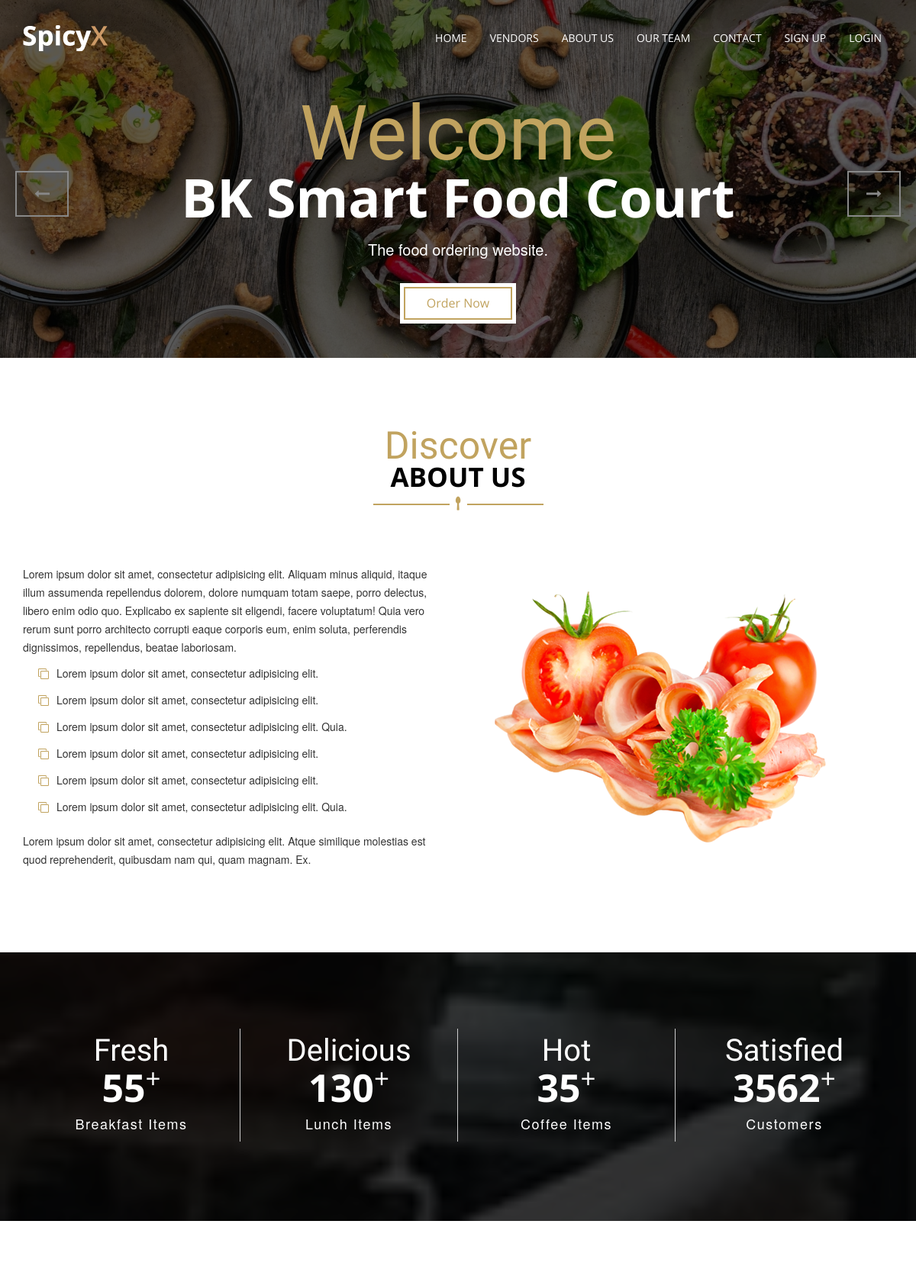
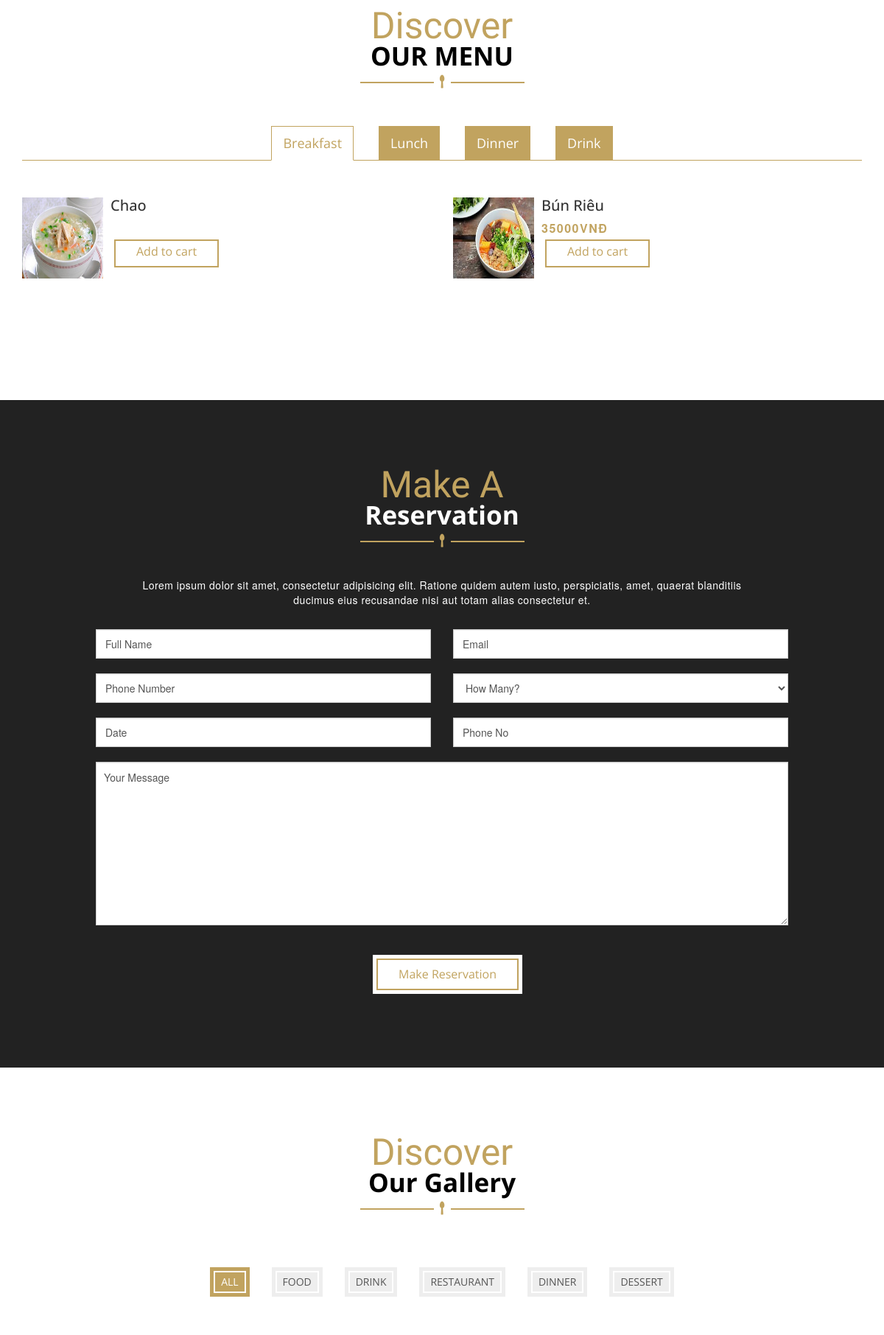
The page / (upper part) on the database its author committed (2 pictures, top to bottom).
### tables this page shows
CREATE TABLE `category_product` (
  `id` int(11) NOT NULL,
  `catname` varchar(100) NOT NULL,
  `vendor_id` int(11) NOT NULL
);

CREATE TABLE `product` (
  `product_id` int(11) NOT NULL,
  `category_id` int(1) NOT NULL,
  `product_name` varchar(30) NOT NULL,
  `description` text NOT NULL,
  `price` double NOT NULL,
  `photo` varchar(150) NOT NULL,
  `vendor_id` int(11) NOT NULL,
  `is_ready` int(11) NOT NULL DEFAULT '1'
);

### site/controller/Index_Controller.php (called while the page is built, shortened)
<?php if (!defined('PATH_SYSTEM')) die('Bad requested!');
class Index_Controller extends Base_Controller {
    public function indexAction(){
        global $Database;
        $data = array('title' => 'BK Smart Food Court');
        $list_vendor = get_all_by_tablename($Database,'vendor');
        $number_vendor = count($list_vendor);
        for ($i = 0; $i < $number_vendor; $i++) {
            $data['list_vendor'][$list_vendor[$i]['id']]['categories'] = get_category_products_of_vendor($Database,$list_vendor[$i]['id']);
            $data['list_vendor'][$list_vendor[$i]['id']]['products'] = get_products_of_vendor($Database,$list_vendor[$i]['id']);
        }
        if(isset($_GET['vendor_id'])) $data['vendor_id'] = intval($_GET['vendor_id']);
        else $data['vendor_id'] = 1;
        $this->view->load('slider',$data);
        $this->view->load('about_us',$data);
        $this->view->load('counter',$data);
        $this->view->load('menu',$data);
        $this->view->load('reservation',$data);
        $this->view->load('gallery',$data);
        $this->view->load('client_testimonical',$data);
        $this->view->load('subscription',$data);
        $this->view->load('chief',$data);
        $this->view->load('lastest_news',$data);
        $this->view->load('contact',$data);
        $this->view->load('map',$data);
        $this->view->load('another',$data);
        $this->view->load('footer',$data);
    }
}

### index.php (called while the page is built, shortened)
<?php
require_once(PATH_SYSTEM . '/library/DB_Library.php');
$Database = new DB();
load();

### system/library/DB_Library.php (called while the page is built, shortened)
<?php if ( ! defined('PATH_SYSTEM')) die ('Bad requested!');
class DB{
    private $db = null;
    public function __construct()
    {
        try {
            $this->db = new mysqli( DB_HOST, DB_USER, DB_PASS, DB_NAME );
            $this->db->set_charset( "utf8" );
        } catch ( Exception $e ) {
            die( 'Unable to connect to database' );
        }
    }
    public function query($query,$string_bind_param,$array_value_of_bind_param){
        $stmt = $this->db->prepare( $query );
        $stmt->bind_param($string_bind_param, ...$array_value_of_bind_param);
        $stmt->execute();
        $result = $stmt->get_result();
        return $result;
    }
}

### site/model/Db_Model.php (called while the page is built, shortened)
<?php if (!defined('PATH_SYSTEM')) die('Bad requested!');
function get_all_by_tablename($Database,$table){
    $result = $Database->query("SELECT * FROM ${table}", '', array());
    if ($result->num_rows > 0) {
        while ($row = $result->fetch_assoc()) {
            $output[] = $row;
        }
        return $output;
    } else return false;
}
function get_products_of_vendor($Database,$vendor_id){
    $result = $Database->query("SELECT * FROM product where vendor_id = ?", 'i', array($vendor_id));
    if ($result->num_rows > 0) {
        while ($row = $result->fetch_assoc()) {
            $output[] = $row;
        }
        return $output;
    } else return false;
}
function get_category_products_of_vendor($Database,$vendor_id){
    $result = $Database->query("SELECT * FROM category_product where vendor_id = ?", 'i', array($vendor_id));
    if ($result->num_rows > 0) {
        while ($row = $result->fetch_assoc()) {
            $output[] = $row;
        }
        return $output;
    } else return false;
}
?>

### site/view/menu.php (the view, shortened to what this page needs)
<section id="mu-restaurant-menu">
<div class="container">
    <div class="row">
    <div class="col-md-12">
        <div class="mu-restaurant-menu-area">
        <div class="mu-title">
            <span class="mu-subtitle">Discover</span>
            <h2>OUR MENU</h2>
            <?php $menu=$list_vendor[$vendor_id]; ?>
            <i class="fa fa-spoon"></i>
        </div>
        <div class="mu-restaurant-menu-content">
            <ul class="nav nav-tabs mu-restaurant-menu">
            <?php foreach ($menu['categories'] as $row): ?>
            <?php if($active) echo('<li>'); else { echo('<li class="active">'); $active=1;} ?><a href="#<?= htmlentities(strtolower($row['catname']),ENT_QUOTES);?>" data-toggle="tab"><?= htmlentities(ucfirst(strtolower($row['catname'])),ENT_QUOTES);?></a></li>
            <?php endforeach; ?>
            </ul>
            <div class="tab-content">
            <?php foreach ($menu['categories'] as $row): ?>
            <?php
                $counter_product_of_category = 0;
                for ($i=0;$i<count($menu['products']);$i++){
                if ($row['id']==$menu['products'][$i]['category_id']) $counter_product_of_category+=1;
                }
            ?>
            <div class="tab-pane fade in <?php if(!$active2) { echo('active'); $active2=1;} ?>" id="<?= htmlentities(strtolower($row['catname']),ENT_QUOTES);?>">
                <div class="mu-tab-content-area">
                <div class="row">
                    <div class="col-md-6">
                    <div class="mu-tab-content-left">
                        <ul class="mu-menu-item-nav">
                        <?php $counter=0;$i=0?>
                        <?php while($counter < round($counter_product_of_category/2) ): ?>
                            <?php $product=$menu['products'][$i]; ?>
                            <?php if($product['category_id']==$row['id']): ?>
                            <?php $counter+=1 ?>
                        <li>
                            <div class="media">
                            <div class="media-left">
                                <a>
                                <img class="media-object" src="<?= $product['photo']?>" alt="img">
                                </a>
                            </div>
                            <div class="media-body">
                                <h4 class="media-heading"><a  onclick="submit_form('add_to_cart','product_id','<?= $product['product_id']; ?>')"><?= htmlentities($product['product_name'],ENT_QUOTES)?></a></h4>
                                <?php if($product['is_ready'] == 1): ?>
                                <br><div style="padding-top:10px" onclick="submit_form('add_to_cart','product_id','<?= $product['product_id']; ?>')" type="button" class="mu-readmore-btn" tabindex="-1">Add to cart</div>
                                <?php else:?>
                                <br><div style="padding-top:10px" class="mu-readmore-btn" tabindex="-1"><del>Unavailable</del></div>
                                <?php endif;?>
                            </div>
                            </div>
                        </li>
                            <?php endif; ?>
                            <?php $i+=1 ?>
                        <?php endwhile; ?>
                        </ul>
                    </div>
                    </div>
                    <div class="col-md-6">
                    <div class="mu-tab-content-left">
                        <ul class="mu-menu-item-nav">
                        <?php while($counter < $counter_product_of_category ): ?>
                            <?php $product=$menu['products'][$i]; ?>
                            <?php if($product['category_id']==$row['id']): ?>
                            <?php $counter+=1 ?>
                        <li>
                            <div class="media">
                            <div class="media-left">
                                <a onclick="submit_form('add_to_cart','product_id','<?= $product['product_id']; ?>')">
                                <img class="media-object" src="<?= $product['photo']?>" alt="img">
                                </a>
                            </div>
                            <div class="media-body">
                                <h4 class="media-heading"><a onclick="submit_form('add_to_cart','product_id','<?= $product['product_id']; ?>')" ><?= htmlentities($product['product_name'],ENT_QUOTES)?></a></h4>
                                <span class="mu-menu-price"><?= $product['price']?>VNĐ</span>
                                <?php if($product['is_ready'] == 1): ?>
                                <br><div style="padding-top:10px" onclick="submit_form('add_to_cart','product_id','<?= $product['product_id']; ?>')" type="button" class="mu-readmore-btn" tabindex="-1">Add to cart</div>
                                <?php else:?>
                                <br><div style="padding-top:10px" class="mu-readmore-btn" tabindex="-1"><del>Unavailable</del></div>
                                <?php endif;?>
                        </li>
                            <?php endif; ?>
                            <?php $i+=1 ?>
                        <?php endwhile; ?>
                        </ul>
                    </div>
                    </div>
                </div>
                </div>
            </div>
            <?php endforeach; ?>
            </div>
        </div>
        </div>
    </div>
    </div>
</div>
</section>

### public/spicyX/assets/css/theme-color/default-theme.css (style rules this page uses)
.mu-readmore-btn { color: #c1a35f; }
.mu-readmore-btn::after { border: 2px solid #c1a35f; }
.mu-title .mu-subtitle { color: #c1a35f; }
.mu-title i { color: #c1a35f; }
#mu-restaurant-menu .mu-restaurant-menu-area .mu-restaurant-menu-content .mu-restaurant-menu { border-bottom: 1px solid #c1a35f; }
#mu-restaurant-menu .mu-restaurant-menu-area .mu-restaurant-menu-content .mu-restaurant-menu li a { background-color: #c1a35f; }
#mu-restaurant-menu .mu-restaurant-menu-area .mu-restaurant-menu-content .mu-restaurant-menu .active a, #mu-restaurant-menu .mu-restaurant-menu-area .mu-restaurant-menu-content .mu-restaurant-menu .active a:hover, #mu-restaurant-menu .mu-restaurant-menu-area .mu-restaurant-menu-content .mu-restaurant-menu .active a:focus { color: #c1a35f; border-color: #c1a35f #c1a35f transparent; }
#mu-restaurant-menu .mu-restaurant-menu-area .mu-restaurant-menu-content .mu-tab-content-area .mu-menu-item-nav li .media .media-body .mu-menu-price { color: #c1a35f; }

### rows shown on the page
category_product: catname "Breakfast"
category_product: catname "Lunch"
category_product: catname "Dinner"
category_product: catname "Drink"
product: photo (picture), product_name "Chao"
product: photo (picture), product_name "Bún Riêu", price "35000"
